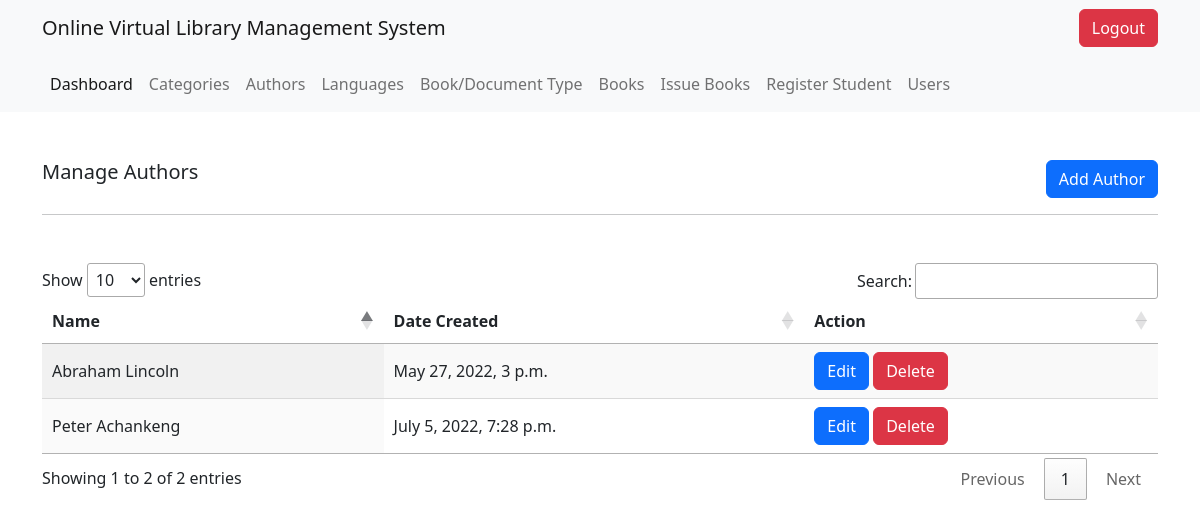
Before: /authors/ (signed in) with the older database file.
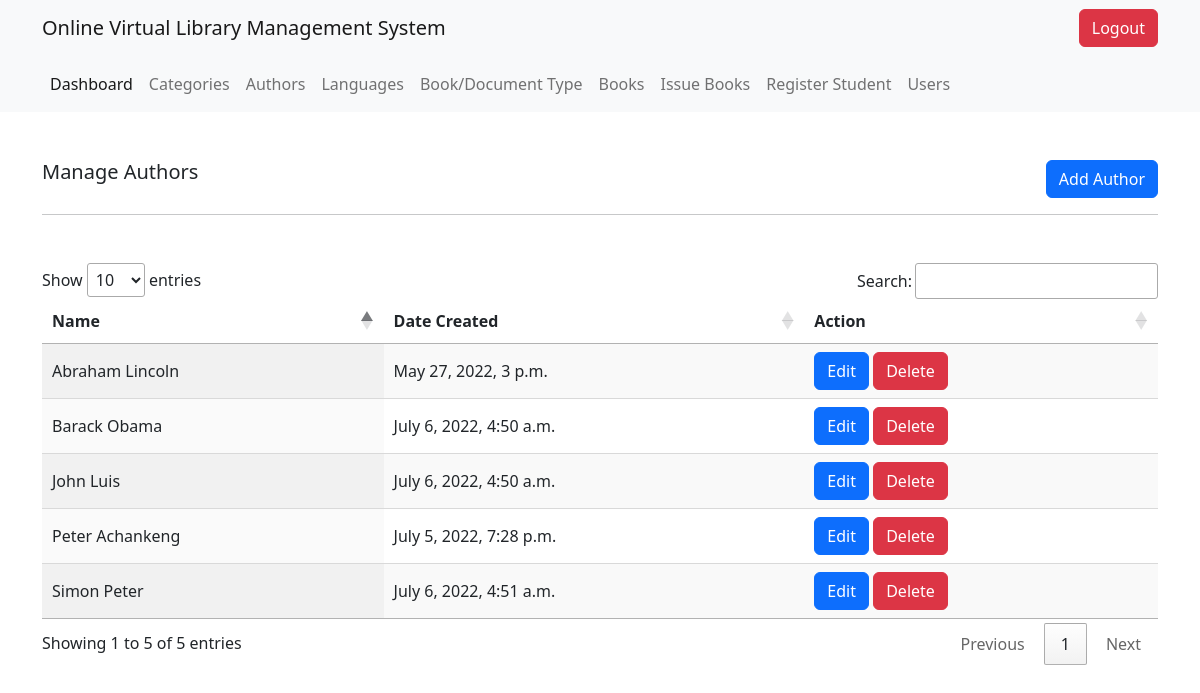
After: the same page with the newer database file.
### v_library/models.py (models this page shows, shortened)
class Author(models.Model):
    firstname = models.CharField(max_length=300)
    lastname = models.CharField(max_length=200)
    date_created = models.DateTimeField(auto_now_add=True)

### v_library/decorators.py (the view)
        def wrapper_func(request, *args, **kwargs):
            user = None
            if request.user.is_staff:
                user = 'staff'
            else :
                user = 'student'
            print(user)
            if user in allowed_roles:
                return view_func(request,*args, **kwargs)
            else:
                return HttpResponse('Access restricted')

### v_library/views.py (called while the page is built)
@login_required
@allowed_users(allowed_roles = ['staff'])
def authors(request):
    authors = Author.objects.all()
    context = {
        'authors': authors
    }
    return render(request, 'v_library/authors.html', context)

### v_library/templates/v_library/authors.html
{% extends 'v_library/root.html' %}
{% block content %}
<div class="container">
    <div class="d-flex justify-content-between mt-5">
        <h5 class="">Manage Authors</h5>
        <a href="{% url 'add_author' %}" class="btn btn-primary inline-block">Add Author</a>
    </div>
    <hr>
</div>
<div class="container mt-5">
    <table class="table_id display" >
        <thead>
            <tr>
                <th>Name</th>
                <th>Date Created</th>
                <th>Action</th>
            </tr>
        </thead>
        <tbody>
            {% for author in authors %}
            <tr>
                <td>{{author.firstname}} {{author.lastname}}</td>
                <td>{{author.date_created}}</td>
                <td>
                    <a href="{% url 'edit_author' author.id %}" class="btn btn-primary">Edit</a>
                    <a href="{% url 'delete_author' author.id %}" class="btn btn-danger">Delete</a>
                </td>
            </tr>
            {% endfor %}
        </tbody>
    </table>
</div>
{% endblock %}

Changed rows visible on the page:
added Author: firstname "John", lastname "Luis", date_created "July 6, 2022, 4:50 a.m."
added Author: firstname "Barack", lastname "Obama", date_created "July 6, 2022, 4:50 a.m."
added Author: firstname "Simon", lastname "Peter", date_created "July 6, 2022, 4:51 a.m."
Other visible differences:
text written by a page script: "Show entries Search: Showing 1 to 2 of 2 entries Previous 1 Next" → "Show entries Search: Showing 1 to 5 of 5 entries Previous 1 Next"
